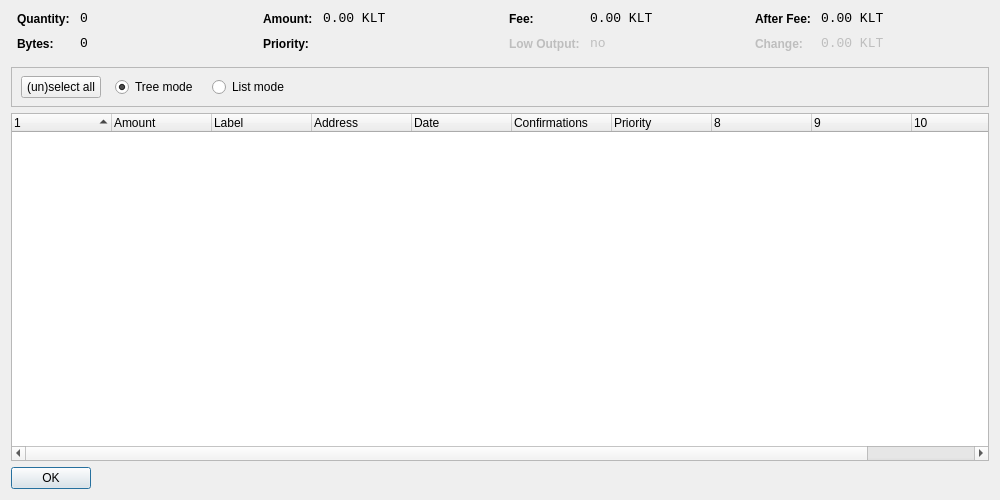
<?xml version="1.0" encoding="UTF-8"?>
<ui version="4.0">
 <class>CoinControlDialog</class>
 <widget class="QDialog" name="CoinControlDialog">
  <property name="geometry">
   <rect>
    <x>0</x>
    <y>0</y>
    <width>1000</width>
    <height>500</height>
   </rect>
  </property>
  <property name="windowTitle">
   <string>Coin Control</string>
  </property>
  <layout class="QVBoxLayout" name="verticalLayout">
   <item>
    <layout class="QHBoxLayout" name="horizontalLayoutTop" stretch="0,0,0,0">
     <property name="topMargin">
      <number>0</number>
     </property>
     <property name="bottomMargin">
      <number>10</number>
     </property>
     <item>
      <layout class="QFormLayout" name="formLayoutCoinControl1">
       <property name="horizontalSpacing">
        <number>10</number>
       </property>
       <property name="verticalSpacing">
        <number>10</number>
       </property>
       <property name="leftMargin">
        <number>6</number>
       </property>
       <property name="rightMargin">
        <number>6</number>
       </property>
       <item row="0" column="0">
        <widget class="QLabel" name="labelCoinControlQuantityText">
         <property name="styleSheet">
          <string notr="true">font-weight:bold;</string>
         </property>
         <property name="text">
          <string>Quantity:</string>
         </property>
        </widget>
       </item>
       <item row="0" column="1">
        <widget class="QLabel" name="labelCoinControlQuantity">
         <property name="font">
          <font>
           <family>Monospace</family>
           <pointsize>10</pointsize>
          </font>
         </property>
         <property name="cursor">
          <cursorShape>IBeamCursor</cursorShape>
         </property>
         <property name="contextMenuPolicy">
          <enum>Qt::ActionsContextMenu</enum>
         </property>
         <property name="text">
          <string notr="true">0</string>
         </property>
         <property name="textInteractionFlags">
          <set>Qt::LinksAccessibleByMouse|Qt::TextSelectableByKeyboard|Qt::TextSelectableByMouse</set>
         </property>
        </widget>
       </item>
       <item row="1" column="0">
        <widget class="QLabel" name="labelCoinControlBytesText">
         <property name="styleSheet">
          <string notr="true">font-weight:bold;</string>
         </property>
         <property name="text">
          <string>Bytes:</string>
         </property>
        </widget>
       </item>
       <item row="1" column="1">
        <widget class="QLabel" name="labelCoinControlBytes">
         <property name="font">
          <font>
           <family>Monospace</family>
           <pointsize>10</pointsize>
          </font>
         </property>
         <property name="cursor">
          <cursorShape>IBeamCursor</cursorShape>
         </property>
         <property name="contextMenuPolicy">
          <enum>Qt::ActionsContextMenu</enum>
         </property>
         <property name="text">
          <string notr="true">0</string>
         </property>
         <property name="textInteractionFlags">
          <set>Qt::LinksAccessibleByMouse|Qt::TextSelectableByKeyboard|Qt::TextSelectableByMouse</set>
         </property>
        </widget>
       </item>
      </layout>
     </item>
     <item>
      <layout class="QFormLayout" name="formLayoutCoinControl2">
       <property name="horizontalSpacing">
        <number>10</number>
       </property>
       <property name="verticalSpacing">
        <number>10</number>
       </property>
       <property name="leftMargin">
        <number>6</number>
       </property>
       <property name="rightMargin">
        <number>6</number>
       </property>
       <item row="0" column="0">
        <widget class="QLabel" name="labelCoinControlAmountText">
         <property name="styleSheet">
          <string notr="true">font-weight:bold;</string>
         </property>
         <property name="text">
          <string>Amount:</string>
         </property>
        </widget>
       </item>
       <item row="0" column="1">
        <widget class="QLabel" name="labelCoinControlAmount">
         <property name="font">
          <font>
           <family>Monospace</family>
           <pointsize>10</pointsize>
          </font>
         </property>
         <property name="cursor">
          <cursorShape>IBeamCursor</cursorShape>
         </property>
         <property name="contextMenuPolicy">
          <enum>Qt::ActionsContextMenu</enum>
         </property>
         <property name="text">
          <string notr="true">0.00 KLT</string>
         </property>
         <property name="textInteractionFlags">
          <set>Qt::LinksAccessibleByMouse|Qt::TextSelectableByKeyboard|Qt::TextSelectableByMouse</set>
         </property>
        </widget>
       </item>
       <item row="1" column="0">
        <widget class="QLabel" name="labelCoinControlPriorityText">
         <property name="styleSheet">
          <string notr="true">font-weight:bold;</string>
         </property>
         <property name="text">
          <string>Priority:</string>
         </property>
        </widget>
       </item>
       <item row="1" column="1">
        <widget class="QLabel" name="labelCoinControlPriority">
         <property name="font">
          <font>
           <family>Monospace</family>
           <pointsize>10</pointsize>
          </font>
         </property>
         <property name="cursor">
          <cursorShape>IBeamCursor</cursorShape>
         </property>
         <property name="contextMenuPolicy">
          <enum>Qt::ActionsContextMenu</enum>
         </property>
         <property name="text">
          <string/>
         </property>
         <property name="textInteractionFlags">
          <set>Qt::LinksAccessibleByMouse|Qt::TextSelectableByKeyboard|Qt::TextSelectableByMouse</set>
         </property>
        </widget>
       </item>
      </layout>
     </item>
     <item>
      <layout class="QFormLayout" name="formLayoutCoinControl3">
       <property name="horizontalSpacing">
        <number>10</number>
       </property>
       <property name="verticalSpacing">
        <number>10</number>
       </property>
       <property name="leftMargin">
        <number>6</number>
       </property>
       <property name="rightMargin">
        <number>6</number>
       </property>
       <item row="0" column="0">
        <widget class="QLabel" name="labelCoinControlFeeText">
         <property name="styleSheet">
          <string notr="true">font-weight:bold;</string>
         </property>
         <property name="text">
          <string>Fee:</string>
         </property>
        </widget>
       </item>
       <item row="0" column="1">
        <widget class="QLabel" name="labelCoinControlFee">
         <property name="font">
          <font>
           <family>Monospace</family>
           <pointsize>10</pointsize>
          </font>
         </property>
         <property name="cursor">
          <cursorShape>IBeamCursor</cursorShape>
         </property>
         <property name="contextMenuPolicy">
          <enum>Qt::ActionsContextMenu</enum>
         </property>
         <property name="text">
          <string notr="true">0.00 KLT</string>
         </property>
         <property name="textInteractionFlags">
          <set>Qt::LinksAccessibleByMouse|Qt::TextSelectableByKeyboard|Qt::TextSelectableByMouse</set>
         </property>
        </widget>
       </item>
       <item row="1" column="0">
        <widget class="QLabel" name="labelCoinControlLowOutputText">
         <property name="enabled">
          <bool>false</bool>
         </property>
         <property name="styleSheet">
          <string notr="true">font-weight:bold;</string>
         </property>
         <property name="text">
          <string>Low Output:</string>
         </property>
        </widget>
       </item>
       <item row="1" column="1">
        <widget class="QLabel" name="labelCoinControlLowOutput">
         <property name="enabled">
          <bool>false</bool>
         </property>
         <property name="font">
          <font>
           <family>Monospace</family>
           <pointsize>10</pointsize>
          </font>
         </property>
         <property name="cursor">
          <cursorShape>IBeamCursor</cursorShape>
         </property>
         <property name="contextMenuPolicy">
          <enum>Qt::ActionsContextMenu</enum>
         </property>
         <property name="text">
          <string notr="true">no</string>
         </property>
         <property name="textInteractionFlags">
          <set>Qt::LinksAccessibleByMouse|Qt::TextSelectableByKeyboard|Qt::TextSelectableByMouse</set>
         </property>
        </widget>
       </item>
      </layout>
     </item>
     <item>
      <layout class="QFormLayout" name="formLayoutCoinControl4">
       <property name="horizontalSpacing">
        <number>10</number>
       </property>
       <property name="verticalSpacing">
        <number>10</number>
       </property>
       <property name="leftMargin">
        <number>6</number>
       </property>
       <property name="rightMargin">
        <number>6</number>
       </property>
       <item row="0" column="0">
        <widget class="QLabel" name="labelCoinControlAfterFeeText">
         <property name="styleSheet">
          <string notr="true">font-weight:bold;</string>
         </property>
         <property name="text">
          <string>After Fee:</string>
         </property>
        </widget>
       </item>
       <item row="0" column="1">
        <widget class="QLabel" name="labelCoinControlAfterFee">
         <property name="font">
          <font>
           <family>Monospace</family>
           <pointsize>10</pointsize>
          </font>
         </property>
         <property name="cursor">
          <cursorShape>IBeamCursor</cursorShape>
         </property>
         <property name="contextMenuPolicy">
          <enum>Qt::ActionsContextMenu</enum>
         </property>
         <property name="text">
          <string notr="true">0.00 KLT</string>
         </property>
         <property name="textInteractionFlags">
          <set>Qt::LinksAccessibleByMouse|Qt::TextSelectableByKeyboard|Qt::TextSelectableByMouse</set>
         </property>
        </widget>
       </item>
       <item row="1" column="0">
        <widget class="QLabel" name="labelCoinControlChangeText">
         <property name="enabled">
          <bool>false</bool>
         </property>
         <property name="styleSheet">
          <string notr="true">font-weight:bold;</string>
         </property>
         <property name="text">
          <string>Change:</string>
         </property>
        </widget>
       </item>
       <item row="1" column="1">
        <widget class="QLabel" name="labelCoinControlChange">
         <property name="enabled">
          <bool>false</bool>
         </property>
         <property name="font">
          <font>
           <family>Monospace</family>
           <pointsize>10</pointsize>
          </font>
         </property>
         <property name="cursor">
          <cursorShape>IBeamCursor</cursorShape>
         </property>
         <property name="contextMenuPolicy">
          <enum>Qt::ActionsContextMenu</enum>
         </property>
         <property name="text">
          <string notr="true">0.00 KLT</string>
         </property>
         <property name="textInteractionFlags">
          <set>Qt::LinksAccessibleByMouse|Qt::TextSelectableByKeyboard|Qt::TextSelectableByMouse</set>
         </property>
        </widget>
       </item>
      </layout>
     </item>
    </layout>
   </item>
   <item>
    <widget class="QFrame" name="frame">
     <property name="minimumSize">
      <size>
       <width>0</width>
       <height>40</height>
      </size>
     </property>
     <property name="frameShape">
      <enum>QFrame::StyledPanel</enum>
     </property>
     <property name="frameShadow">
      <enum>QFrame::Sunken</enum>
     </property>
     <widget class="QWidget" name="horizontalLayoutWidget">
      <property name="geometry">
       <rect>
        <x>10</x>
        <y>0</y>
        <width>781</width>
        <height>41</height>
       </rect>
      </property>
      <layout class="QHBoxLayout" name="horizontalLayoutPanel" stretch="0,0,0,0,0">
       <property name="spacing">
        <number>14</number>
       </property>
       <item>
        <widget class="QPushButton" name="pushButtonSelectAll">
         <property name="sizePolicy">
          <sizepolicy hsizetype="Maximum" vsizetype="Fixed">
           <horstretch>0</horstretch>
           <verstretch>0</verstretch>
          </sizepolicy>
         </property>
         <property name="text">
          <string>(un)select all</string>
         </property>
        </widget>
       </item>
       <item>
        <widget class="QRadioButton" name="radioTreeMode">
         <property name="sizePolicy">
          <sizepolicy hsizetype="Maximum" vsizetype="Fixed">
           <horstretch>0</horstretch>
           <verstretch>0</verstretch>
          </sizepolicy>
         </property>
         <property name="text">
          <string>Tree mode</string>
         </property>
         <property name="checked">
          <bool>true</bool>
         </property>
        </widget>
       </item>
       <item>
        <widget class="QRadioButton" name="radioListMode">
         <property name="sizePolicy">
          <sizepolicy hsizetype="Maximum" vsizetype="Fixed">
           <horstretch>0</horstretch>
           <verstretch>0</verstretch>
          </sizepolicy>
         </property>
         <property name="text">
          <string>List mode</string>
         </property>
        </widget>
       </item>
       <item>
        <spacer name="horizontalSpacer">
         <property name="orientation">
          <enum>Qt::Horizontal</enum>
         </property>
         <property name="sizeHint" stdset="0">
          <size>
           <width>40</width>
           <height>20</height>
          </size>
         </property>
        </spacer>
       </item>
      </layout>
     </widget>
    </widget>
   </item>
   <item>
    <widget class="CoinControlTreeWidget" name="treeWidget">
     <property name="contextMenuPolicy">
      <enum>Qt::CustomContextMenu</enum>
     </property>
     <property name="sortingEnabled">
      <bool>false</bool>
     </property>
     <property name="columnCount">
      <number>11</number>
     </property>
     <attribute name="headerShowSortIndicator" stdset="0">
      <bool>true</bool>
     </attribute>
     <attribute name="headerStretchLastSection">
      <bool>false</bool>
     </attribute>
     <column>
      <property name="text">
       <string/>
      </property>
     </column>
     <column>
      <property name="text">
       <string>Amount</string>
      </property>
     </column>
     <column>
      <property name="text">
       <string>Label</string>
      </property>
     </column>
     <column>
      <property name="text">
       <string>Address</string>
      </property>
     </column>
     <column>
      <property name="text">
       <string>Date</string>
      </property>
     </column>
     <column>
      <property name="text">
       <string>Confirmations</string>
      </property>
      <property name="toolTip">
       <string>Confirmed</string>
      </property>
     </column>
     <column>
      <property name="text">
       <string>Priority</string>
      </property>
     </column>
     <column>
      <property name="text">
       <string/>
      </property>
     </column>
     <column>
      <property name="text">
       <string/>
      </property>
     </column>
     <column>
      <property name="text">
       <string/>
      </property>
     </column>
     <column>
      <property name="text">
       <string/>
      </property>
     </column>
    </widget>
   </item>
   <item>
    <widget class="QDialogButtonBox" name="buttonBox">
     <property name="sizePolicy">
      <sizepolicy hsizetype="Maximum" vsizetype="Fixed">
       <horstretch>0</horstretch>
       <verstretch>0</verstretch>
      </sizepolicy>
     </property>
     <property name="orientation">
      <enum>Qt::Horizontal</enum>
     </property>
     <property name="standardButtons">
      <set>QDialogButtonBox::Ok</set>
     </property>
    </widget>
   </item>
  </layout>
 </widget>
 <customwidgets>
  <customwidget>
   <class>CoinControlTreeWidget</class>
   <extends>QTreeWidget</extends>
   <header>coincontroltreewidget.h</header>
  </customwidget>
 </customwidgets>
 <resources/>
 <connections/>
</ui>
